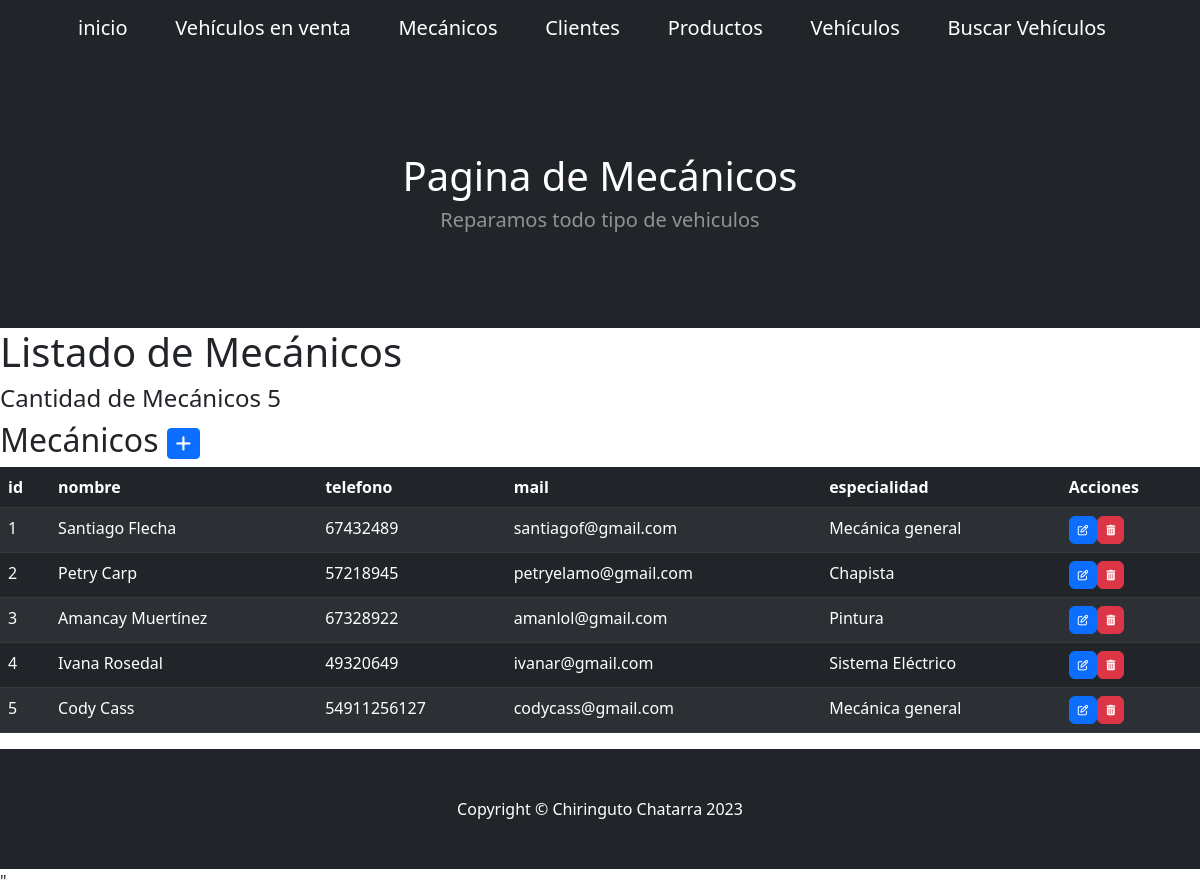
Page /mecanicos/ on the earlier database version.
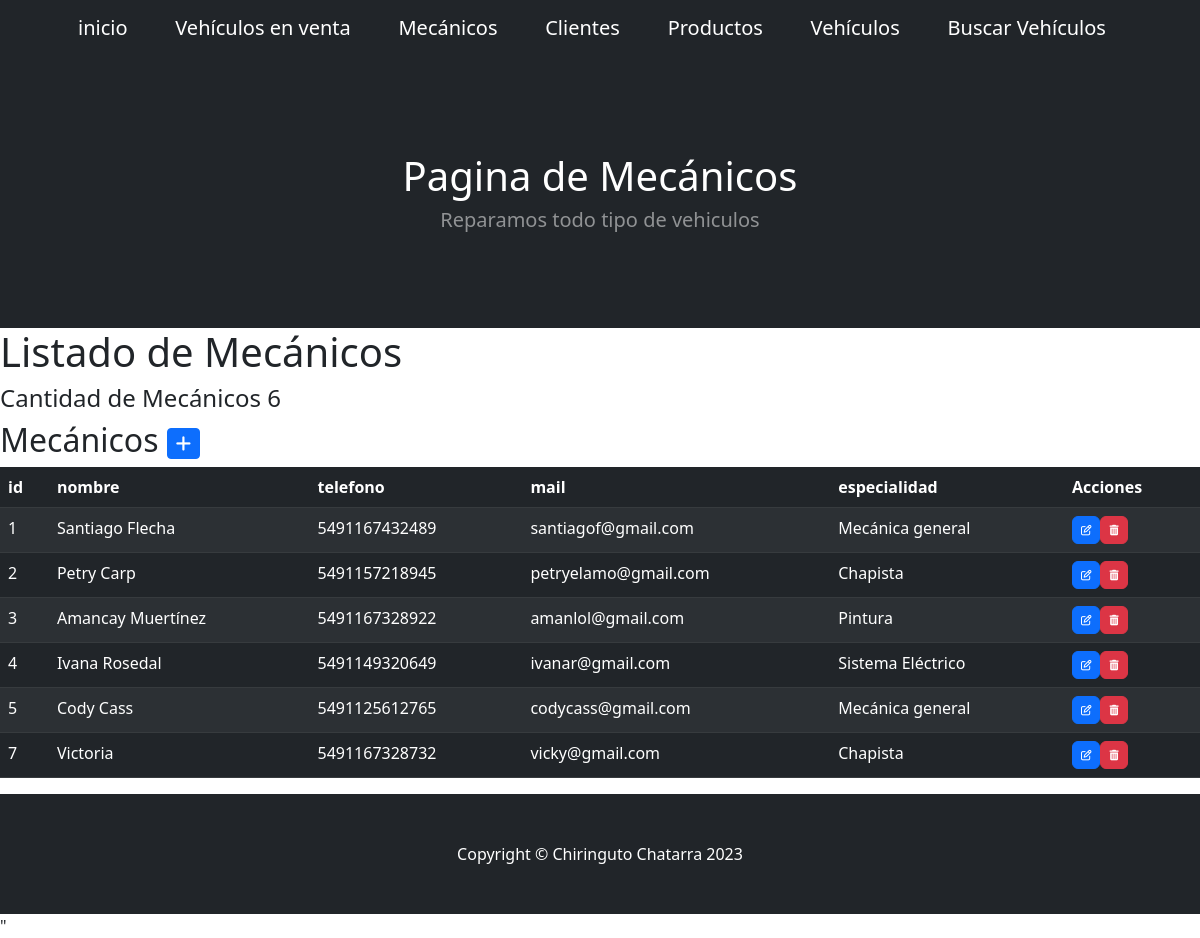
Same page on the later database version.
### aplicacion/models.py (models this page shows, shortened)
class Mecanico(models.Model):
    nombre = models.CharField(max_length=50)
    telefono = models.IntegerField()
    mail = models.EmailField()
    especialidad = models.CharField(max_length=50)

### aplicacion/views.py (the view)
# urls.py: path('mecanicos/', mecanicos, name="mecanicos" ),
def mecanicos(request):
    contexto = {'mecanicos': Mecanico.objects.all(), 'titulo' : 'Listado de Mecánicos'}
    return render(request, "aplicacion/mecanicos.html", contexto)

### aplicacion/templates/aplicacion/mecanicos.html (shortened to what this page needs)
{% extends 'aplicacion/base.html' %}
{% load static %}
{% block titulo %}
    <h1>Pagina de Mecánicos</h1>
{% endblock titulo %}
{% block contenido %}
    <h1>{{ titulo }}</h1>
    <h4>Cantidad de Mecánicos {{ mecanicos|length }}</h4>
    <h2>Mecánicos
    <tr>
        <td>
            <a
            href="{% url 'mecanico_form3' %}"
            class="btn btn-primary btn-sm"
            >
            </a>
        </td>
    </h2>
    <table class="table table-dark table-striped">
        <thead>
            <tr>
                <th>id</th>
                <th>nombre</th>
                <th>telefono</th>
                <th>mail</th>
                <th>especialidad</th>
                <th>Acciones</th>
            </tr>
        </thead>
        <tbody>
    {% for m in mecanicos  %}
            <tr>
                <td> {{ m.id }} </td>
                <td> {{ m.nombre }} </td>
                <td> {{ m.telefono }} </td>
                <td> {{ m.mail }} </td>
                <td> {{ m.especialidad }} </td>
                <td>
                    <a
                    href="{% url 'modifMecanico' id_mecanico=m.id %}"
                    class="btn btn-primary"
                    style="--bs-btn-padding-y: .25rem; --bs-btn-padding-x: .5rem; --bs-btn-font-size: .75rem;"
                    >
                    <a
                        href="{% url 'deleteMecanico' id_mecanico=m.id %}"
                        class="btn btn-danger"
                        style="--bs-btn-padding-y: .25rem; --bs-btn-padding-x: .5rem; --bs-btn-font-size: .75rem;"
                        >
                    </a>
                </td>
            </tr>
    {% endfor %}
        </tbody>
</table>
{% endblock contenido %}

Differences in the rows shown:
changed Mecanico "Santiago Flecha": telefono "67432489" → "5491167432489"
changed Mecanico "Petry Carp": telefono "57218945" → "5491157218945"
changed Mecanico "Amancay Muertínez": telefono "67328922" → "5491167328922"
changed Mecanico "Ivana Rosedal": telefono "49320649" → "5491149320649"
changed Mecanico "Cody Cass": telefono "54911256127" → "5491125612765"
added Mecanico: id "7", nombre "Victoria", telefono "5491167328732", mail "vicky@gmail.com", especialidad "Chapista"
Other differences:
{{ mecanicos|length }}: "5" → "6"
